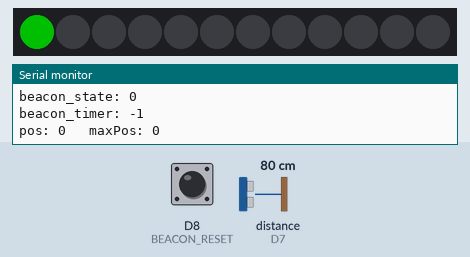
Simulated run of this sketch. Board: ESP8266 (NodeMCU). Parts: 12 RGB LEDs in strip order, left to right, the last lines printed to the serial monitor. Inputs (shaded band) come from the test bench; at power-on: distance to the obstacle (sensor on D7) 80 cm, D8 (BEACON_RESET) LOW. The echo pulse lasts 58.3 µs per cm; dim RGB values are drawn brighter than linear; WiFi joins after 1.5 s; servers stay silent unless stated; the strip is taken to match the declared colour order; uploads are accepted with an empty reply.

Above: at 2.7 s.
2.8 s: distance to the obstacle (sensor on D7) set to 2 cm
At 8.1 s:
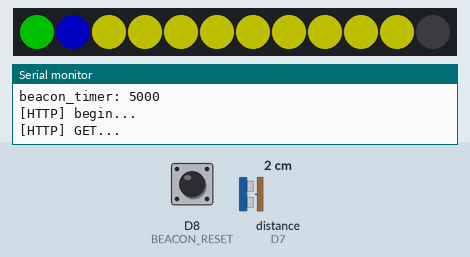
8.8 s: D8 (BEACON_RESET) pulled HIGH for 3.2 s
At 11.0 s:
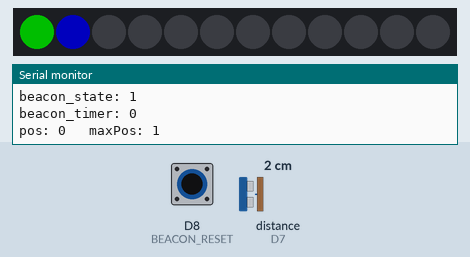
13.5 s: D8 (BEACON_RESET) pulled HIGH for 0.6 s
At 14.7 s:
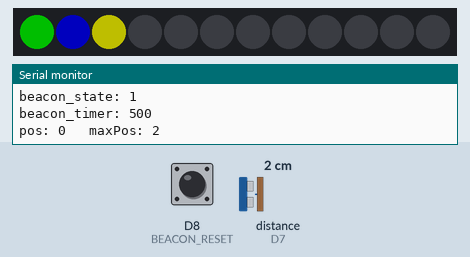
16.8 s: distance to the obstacle (sensor on D7) set to 18 cm
At 17.7 s:
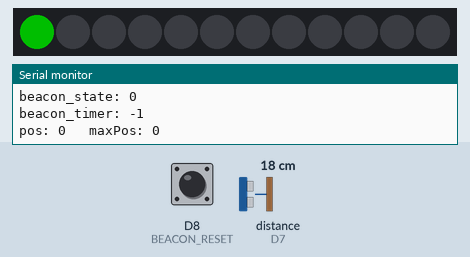
18.4 s: distance to the obstacle (sensor on D7) set to 4 cm
At 25.1 s:
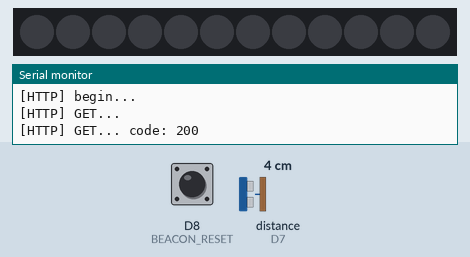
Timing chart, 0 to 26.6 s (numbered marks = the images above; inputs shaded):
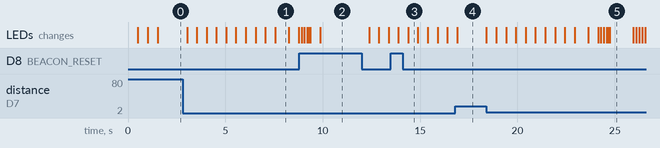

Measured:
- after the input at 2.8 s, the LEDs: first change after 0.23 s (image 1 shows a later state)
- after the input at 8.8 s, the LEDs: first differ from a run without the input after 1.1 s (image 2)
- after the input at 13.5 s, the LEDs: first change after 0.39 s (image 3 shows a later state)
- after the input at 16.8 s, the LEDs: change after 0.10 s (image 4)
- after the input at 18.4 s, the LEDs: first change at once (image 5 shows a later state)
- what the display in image 1 shows lasts 0.7 s, from 7.6 s to 8.3 s
- what the display in image 3 shows lasts 0.5 s, from 14.4 s to 14.9 s

The sketch:

Mbot-beacon.ino
```cpp
#include <ESP8266WiFi.h>
#include <WiFiClient.h>
#include <ESP8266HTTPClient.h>
//ESP Web Server Library to host a web page
#include <ESP8266WebServer.h>
#include "wifilist.h"

#include <NewPing.h>
#include <Adafruit_NeoPixel.h>

//https://github.com/adafruit/Adafruit_NeoPixel v1.1.8
//https://bitbucket.org/teckel12/arduino-new-ping/wiki/Home v1.9.1

#define TRIGGER_PIN  D6  // Arduino pin tied to trigger pin on the ultrasonic sensor.
#define ECHO_PIN     D7  // Arduino pin tied to echo pin on the ultrasonic sensor.
#define MAX_DISTANCE 100 // Maximum distance we want to ping for (in centimeters). Maximum sensor distance is rated at 400-500cm.
NewPing sonar(TRIGGER_PIN, ECHO_PIN, MAX_DISTANCE); // NewPing setup of pins and maximum distance.

#define BEACON_NEO_TOTAL 12
#define NEOPIXEL_PIN D1
Adafruit_NeoPixel strip(BEACON_NEO_TOTAL, NEOPIXEL_PIN, NEO_RGB | NEO_KHZ800);

//int sonic_VCC = D5;
//int sonic_GND = D8;

int BEACON_RESET = D8;

int BEACON_DIST = 10; //max 10 cm to trigger
int BEACON_TIME = 5000; //min to remain 5 sec
int BEACON_INTERVAL = 500;
byte BEACON_COL [BEACON_NEO_TOTAL][3] =
  {//R, G, B
    {0x50,0x00,0x00}, //NOT active
    {0x00,0x00,0x50}, //START = 0
    {0x50,0x50,0x00}, //500 ms
    {0x50,0x50,0x00}, //1000
    {0x50,0x50,0x00}, //1500
    {0x50,0x50,0x00}, //2000
    {0x50,0x50,0x00}, //2500
    {0x50,0x50,0x00}, //3000
    {0x50,0x50,0x00}, //3500
    {0x50,0x50,0x00}, //4000
    {0x50,0x50,0x00}, //4500
    {0x00,0x50,0x00}  //5000
  };
byte BEACON_OFF[3] = {0x00,0x00,0x00};

//readings values
int sonar_value = 0;
int beacon_state = 0; //0 = not triggered, 1 = triggered, but less than 5 secs, 2 = completed beacon
int beacon_timer = -1; // -1 = not started
int beacon_active = 0;
//---------------------------------------------------------------

int maxWifiRetry = BEACON_NEO_TOTAL * 3;
//Declare a global object variable from the ESP8266WebServer class.
ESP8266WebServer server(80); //Server on port 80
uint8_t macAddr[6];
String beaconId;
String baseStnURL = "http://192.168.1.100/dashboard/basestation/index.php?name=";
String triggeredURL;

void setup() {
  // put your setup code here, to run once:
  Serial.begin(115200); // Open serial monitor at 115200 baud to see ping results.
  Serial.println("Starting up ....");
  strip.begin();
//  pinMode(sonic_VCC, OUTPUT);
//  pinMode(sonic_GND, OUTPUT);
  pinMode(BEACON_RESET, INPUT);
//  digitalWrite(sonic_VCC, HIGH);
//  digitalWrite(sonic_GND, LOW);
  digitalWrite(BEACON_RESET, LOW);

  for(int i=0; i<WIFI_SIZE; i++)
  {
    if(wifiConnect(i)) //can connect to AP
    {
        //If connection successful show IP address in serial monitor
      Serial.println("");
      Serial.print("Connected to ");
      Serial.println(wifi_ssid[i]);
      Serial.print("IP address: ");
      Serial.println(WiFi.localIP());  //IP address assigned to your ESP

      break;
    }
      //If connection not successful show SSID
      Serial.println("");
      Serial.print("Failed to connect to ");
      Serial.println(wifi_ssid[i]);
  }


  WiFi.softAPmacAddress(macAddr);
  Serial.printf("MAC address = %02x:%02x:%02x:%02x:%02x:%02x\n", macAddr[0], macAddr[1], macAddr[2], macAddr[3], macAddr[4], macAddr[5]);
  beaconId = String( String(macAddr[4],HEX) + String(macAddr[5],HEX) );
  server.on("/", handleRoot);      //Which routine to handle at root location. This is display page
  server.on("/reset", []()        //Function to reset beacon
  {
    beacon_reset();
    server.send(200, "text/plain", String("Resetted beacon " + beaconId));
  });

  server.begin();                  //Start server
  Serial.println("HTTP server started");

  //Prep for comms back to base
  triggeredURL = String(baseStnURL + beaconId);

}

void loop() {
  // put your main code here, to run repeatedly:
  yield();
  server.handleClient();          //Handle client requests

  int isReset = digitalRead(BEACON_RESET);
  Serial.print("\nBEACON_RESET: ");
  Serial.println(isReset);
  if(isReset == HIGH)
  {
    beacon_reset();
  }

  dist();
  if(sonar_value <= BEACON_DIST) //MBot within range
  {
    if(beacon_state == 0) //beacon not tiggered yet
    {
      beacon_state = 1;
      beacon_timer = 0;
    }
    else if(beacon_state == 1) //beacon in triggered state
    {
      beacon_timer = beacon_timer + BEACON_INTERVAL;
      if(beacon_timer >= BEACON_TIME)
        beacon_state = 2;
    }
  }
  else if(beacon_state!=2) //MBot outside range
  {
    beacon_reset();
  }
  Serial.print("beacon_state: ");
  Serial.println(beacon_state);
  Serial.print("beacon_timer: ");
  Serial.println(beacon_timer);

  if(beacon_state==2) //Beacon triggered
  {
    //send heartbeat to base
    //triggeredURL
    callBase();
//    if(!callBase())
//      ; //TODO: Do some exception hadndling
  }
  neopix();


  delay(BEACON_INTERVAL);
}


boolean callBase()
{
  WiFiClient client;
  HTTPClient http;
  boolean success=false;

  Serial.print("[HTTP] begin...\n");
  if (http.begin(client, triggeredURL))
  {  // HTTP call to base station
    Serial.print("[HTTP] GET...\n");
    // start connection and send HTTP header
    int httpCode = http.GET();

    // httpCode will be negative on error
    if (httpCode > 0)
    {
      // HTTP header has been send and Server response header has been handled
      Serial.printf("[HTTP] GET... code: %d\n", httpCode);

      // file found at server
      if (httpCode == HTTP_CODE_OK || httpCode == HTTP_CODE_MOVED_PERMANENTLY)
      {
        String payload = http.getString();
        Serial.println(payload);
        success=true;
      }
      else
      {
        Serial.printf("[HTTP] GET... failed, error: %s\n", http.errorToString(httpCode).c_str());
        success = false;
      }

    http.end();
    }
    else
    {
        Serial.printf("[HTTP} Unable to connect\n");
        success = false;
    }
    return success;
  }
}


boolean wifiConnect(int wifiAP)
{
    //WIFI code
  WiFi.mode(WIFI_STA); //WiFi mode station (connect to wifi router only
  WiFi.begin(wifi_ssid[wifiAP], wifi_pwd[wifiAP]);     //Connect to your WiFi router

  // Wait for connection
  int pos=0;
  byte wifiblink[2][3]={{0x50,0x00,0x50} , {0x50,0x50,0x00}};
  while (WiFi.status() != WL_CONNECTED && pos < maxWifiRetry) {
    for(int i=0; i<=(pos%BEACON_NEO_TOTAL); i++)
    {
      setColor(i, wifiblink[i%2][0],wifiblink[i%2][1],wifiblink[i%2][2]);  //GRB
    }
    for(int i=(pos%BEACON_NEO_TOTAL)+1; i<BEACON_NEO_TOTAL; i++)
    {
      setColor(i, 0,0,0);  //GRB
    }
    strip.show();
    delay(BEACON_INTERVAL);
    Serial.print(".");
    pos++;
    //pos=(pos) % BEACON_NEO_TOTAL;

  }
  return (WiFi.status() == WL_CONNECTED);
}
//============================================================
void neopix()
{
  //Neopixel logic
  //Beacon not triggered = NEO 1 x red
  //Beacon 1st triggered = NEO 2 x blue
  //Beacon 2-10 wait = NEO 3 - 11 x yellow (9x500 ms = 4.5 ms)
  //Beacon wait 5 sec or more = NEO 12 x green
  int pos = 0;
  if(beacon_state == 0) //not triggered
  {
    //setColor(pos,BEACON_COL[pos][0], BEACON_COL[pos][1], BEACON_COL[pos][2]);  //RGB
    neopix_setColor(0, 0);
 /*   setColor(pos,BEACON_COL[pos][1], BEACON_COL[pos][0], BEACON_COL[pos][2]);  //GRB
    for(int i=1; i<BEACON_NEO_TOTAL; i++)
    {
      setColor(i,BEACON_OFF[0], BEACON_OFF[1], BEACON_OFF[2]);
    }*/
  }
  else if(beacon_state == 1) //triggered, INPG
  {
    int OFFSET = 1;
    if(beacon_timer == 0) //1st time
    {
      int maxPos = 0 + OFFSET;
      neopix_setColor(pos, maxPos);
      /*
      for(pos=0; pos <=maxPos; pos++) //Turn on
      {
        setColor(pos,BEACON_COL[pos][1], BEACON_COL[pos][0], BEACON_COL[pos][2]);  //GRB
      }
      for(int i=maxPos+1; i<BEACON_NEO_TOTAL; i++) //Turn off
      {
        setColor(i,BEACON_OFF[0], BEACON_OFF[1], BEACON_OFF[2]);
      } */
    }
    else //beacon_timer > 0
    {
      int maxPos = beacon_timer/BEACON_INTERVAL + OFFSET;
      neopix_setColor(pos, maxPos);
    }
  }
  else if(beacon_state == 2) //Completed
  {
    if(beacon_active == 0)
    {
      for(pos=0; pos<BEACON_NEO_TOTAL; pos++) //Turn on all
      {
        setColor(pos,BEACON_COL[pos][1], BEACON_COL[pos][0], BEACON_COL[pos][2]);  //GRB
      }
      strip.show();
      beacon_active = 1;
    }
    delay(BEACON_INTERVAL);
    colorWipe(strip.Color(0x50, 0, 0), 50);  // Green
    colorOff();
  }
  strip.show();
}

void neopix_setColor(int pos, int maxPos)
{
  Serial.print("pos: ");
  Serial.print(pos);
  Serial.print("\t maxPos: ");
  Serial.println(maxPos);

  for(pos=0; pos <=maxPos; pos++) //Turn on
  {
    setColor(pos,BEACON_COL[pos][1], BEACON_COL[pos][0], BEACON_COL[pos][2]);  //GRB
  }
  for(int i=maxPos+1; i<BEACON_NEO_TOTAL; i++) //Turn off
  {
    setColor(i,BEACON_OFF[0], BEACON_OFF[1], BEACON_OFF[2]);
  }
}

void setColor(int pos, byte red, byte green, byte blue)
{
  byte white = 0;
  strip.setPixelColor(pos, strip.Color(red, green, blue));
}


// Fill the dots one after the other with a color
void colorWipe(uint32_t c, uint8_t wait) {
  for(uint16_t i=0; i<strip.numPixels(); i++) {
    strip.setPixelColor(i, c);
    strip.show();
    delay(wait);
  }
}

// Off all LEDs
void colorOff() {
  for(uint16_t i=0; i<strip.numPixels(); i++) {
    strip.setPixelColor(i, 0);
  }
  strip.show();
}

//--------------------------------
int sonar_prev=0;
int sonar_zeroes=0;
void dist()
{
  sonar_prev=sonar_value;
  sonar_value = sonar.ping_cm();
  if(sonar_value == 0)
  {
    sonar_zeroes++;
    if(sonar_zeroes < 2)
      sonar_value = sonar_prev;
    else
      sonar_value = 100;
  }
  else sonar_zeroes = 0;
  Serial.print("Ping: ");
  Serial.print(sonar_value); // Send ping, get distance in cm and print result (0 = outside set distance range)
  Serial.println(" cm");
}

//reset beacon
/*
 * set beacon_state to 0 //not triggered
 */
void beacon_reset()
{
  beacon_state = 0;
  beacon_timer = -1;
  beacon_active = 0;
}

//-----------------------------------------------------------
//===============================================================
// This routine is executed when you open its IP in browser
//===============================================================
void handleRoot()
{
  Serial.println("You called root page");
  char buf[4];
  //beacon_state = 0 = not triggered, 1 = triggered, but less than 5 secs, 2 = completed beacon
  switch(beacon_state)
  {
    case 0: strcpy(buf,"FOFF");
    case 1: strcpy(buf,"INPG");
    case 2: strcpy(buf,"ACTD");
  }
  server.send(200, "text/html", buf); //Send web page
}
```

wifilist.h
```cpp
//SSID and Password of your WiFi router
//const char* ssid =  "The Prototyping Lab";
//const char* password = "OMG188969";

#define WIFI_SIZE 5

const char wifi_ssid[WIFI_SIZE][20] =
{
  "maker_beacon",     //Beacon AP
  "maker_beacon_alt", //Beacon AP alternative
  //"maker_initiative", //CAR AP
  "The Prototyping Lab",
  "Minhas Capital",
  "Miruvor"
};

const char wifi_pwd[WIFI_SIZE][20] =
{
  "OMG188969",
  "OMG188969",
  //"OMG188969",
  "OMG188969",
  "Lunch@12",
  "91229334"
};
```
